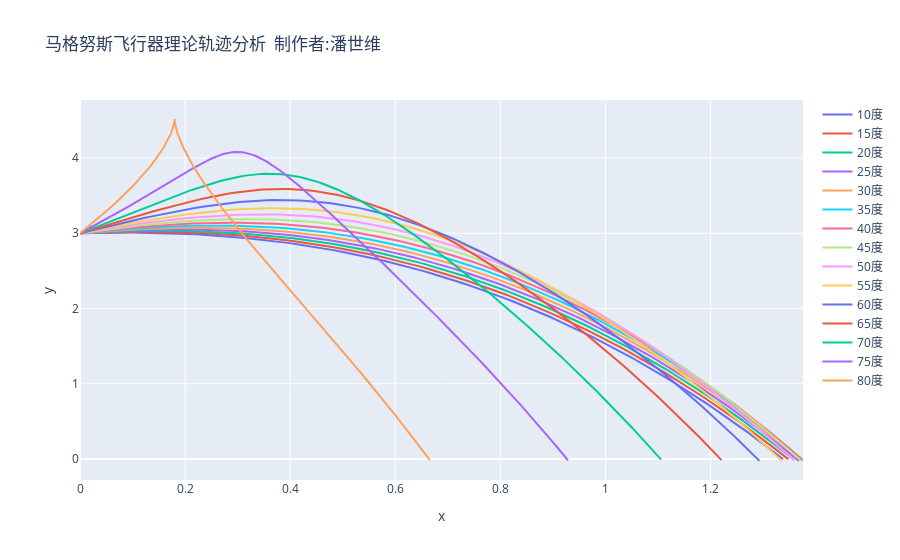

This figure's notebook cell:
### Code cell
#分析角度 到0为止
def update3(x=0,y=0,vx=2,vy=8,l=0.001,l2=0.001):
    t=0
    X=[x]
    Y=[y]
    for i in range(n):
        t=t+dt
        x=x+vx*dt
        y=y+vy*dt
        v=math.sqrt(vx**2+vy**2)
        omega=7*math.e**(-0.5*t)
        aF=omega*v*l2
        af=l*v**2/m
        vx=vx-af*(vx/v)-aF*(vy/v)
        vy=vy+g*dt-af*(vy/v)+aF*(vx/v)
        X.append(x)
        Y.append(y)
        if(y<0):
            break
    return X,Y
X3,Y3=update3()
n=300
fig=go.Figure()
for i in range(0,15):
    X,Y=update3(x=0,y=3,vx=2,vy=2*math.tan((10+5*i)*(math.pi/180)),l=0.008,l2=0.001)
    fig.add_trace(go.Scatter(x=X,y=Y,name=f'{10+5*i}度')) 
fig.update_layout(title='马格努斯飞行器理论轨迹分析  制作者:潘世维',
                  xaxis_title='x',yaxis_title='y')
